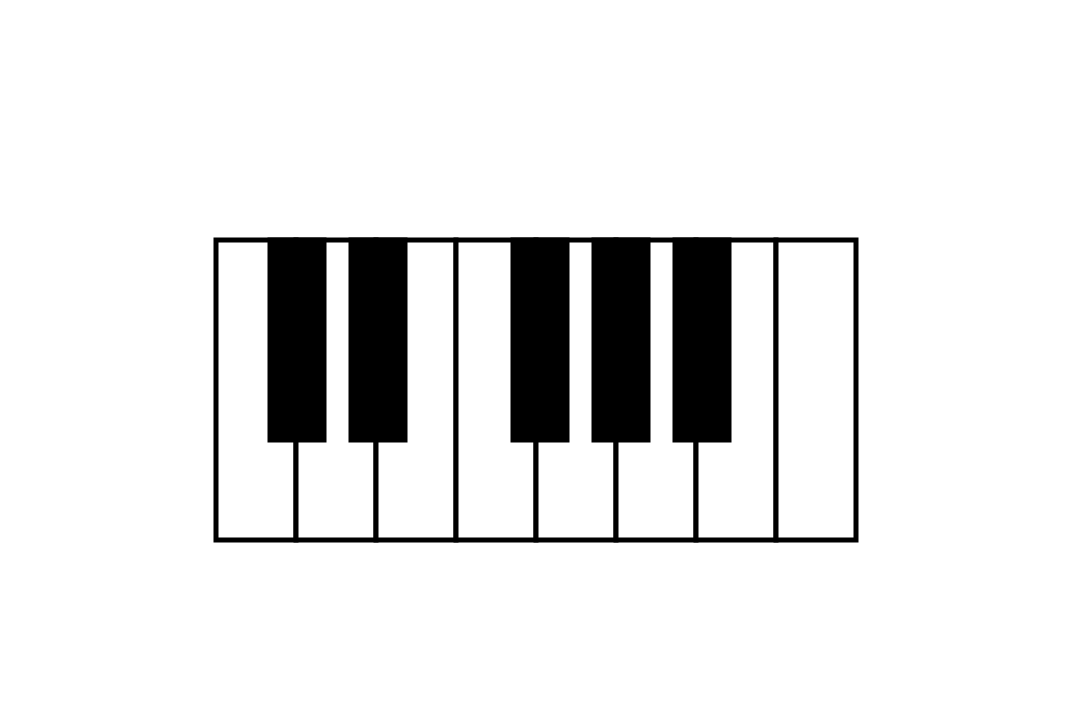
Frame 1 (no input)
Frame 60 (no input): identical to frame 1, image omitted
Frame 120 (the mouse pressed at the canvas centre since frame 60): identical to frame 1, image omitted

The p5.js sketch that drew this single still picture (run headless with seeded random() and noise() and a simulated clock; from frame 60 on, the mouse is pressed at the canvas centre):

// p5.js sketch
// ── sketch.js
/* 
    SS5: GRAPHIC PIANO p5 
    by Sym Whysel
*/

let port;                       // variable for Web Serial port instance
let baudRate = 115200;          // NOTE: baud rate must match in Arduino sketch

let piano_x;
let piano_y;

const WHITE_WIDTH = 80;
const WHITE_HEIGHT = 300;
const BLACK_WIDTH = 54;
const BLACK_HEIGHT = 200;
const BLACK_OFFSET = 54;

let whiteKeys = [];
let blackKeys = [];

let keyPlayed = false;
let waiting = false;
let waitTime = 100;

let lastKey;
let lastKeyBlack;

let lastMillis;


function setup() {
    createCanvas(1080, 720); //set size of canvas
    background(255);
    piano_x = width / 5;
    piano_y = height / 3;

    drawPiano();
}


function draw() {
    if (keyPlayed) {
        drawPiano(true);

        keyPlayed = false;
        waiting = true;
        lastMillis = millis();
    }

    if (waiting) {
        if (millis() - lastMillis > waitTime) {
            drawPiano();
            waiting = false;
        }
    }
}


function drawPiano(pressed = false) {
    whiteKeys = [];
    blackKeys = [];

    // white keys
    fill(255);
    stroke(0);
    strokeWeight(5);
    print([pressed, lastKeyBlack, lastKey]);

    let counter = 0;
    for (let i = piano_x; i < (WHITE_WIDTH * 8) + piano_x; i += WHITE_WIDTH) {

        if (pressed && !lastKeyBlack && lastKey == counter) {
            fill(127);
            print("Key pressed!");
        } else {
            fill(255);
        }

        rect(i, piano_y, WHITE_WIDTH, WHITE_HEIGHT);
        whiteKeys.push(i);
        counter++;
    }

    counter = 0;

    // black keys
    fill(0);
    for (let i = BLACK_OFFSET + piano_x; i < (BLACK_WIDTH * 5) + (BLACK_OFFSET * 5) + piano_x; i += BLACK_WIDTH + BLACK_OFFSET / 2) {

        // skip one key place
        if (counter == 2) {
            i += BLACK_WIDTH + BLACK_OFFSET / 2;
        }
            if (pressed && lastKeyBlack && lastKey == counter) {
                fill(127);
            } else {
                fill(0);
            }
        rect(i, piano_y, BLACK_WIDTH, BLACK_HEIGHT);
        blackKeys.push(i);

        counter++;
    }
}


function mouseClicked(event) {
    // source: https://stackoverflow.com/questions/23744605/javascript-get-x-and-y-coordinates-on-mouse-click
    // record x and y
    let x = mouseX;
    let y = mouseY;

    print([x, y]);

    // make sure we've actually clicked on the piano
    if (inRange(x, piano_x, (WHITE_WIDTH * 8) + piano_x)
        && inRange(y, piano_y, piano_y + WHITE_HEIGHT)) {
        let blackKey = false;
        let keyID;
        // check if black key
        for (let i = 0; i < 5; i++) {
            if (inRange(x, blackKeys[i], blackKeys[i] + BLACK_WIDTH)
                && inRange(y, piano_y, piano_y + BLACK_HEIGHT)) {
                blackKey = true;
                keyID = i;
            }
        }

        if (!blackKey) {
            for (let i = 0; i < 8; i++) {
                if (inRange(x, whiteKeys[i], whiteKeys[i] + WHITE_WIDTH)
                    && inRange(y, piano_y, piano_y + WHITE_HEIGHT)) {
                    keyID = i;
                }
            }
        }

        keyPlayed = true;
        lastKey = keyID;
        lastKeyBlack = blackKey;
    }
}

// source: https://www.reddit.com/r/learnjavascript/comments/rxm8nq/is_there_a_shorthand_way_of_checking_if_a/
function inRange(number, start, end) {
    return number >= start && number <= end
}
